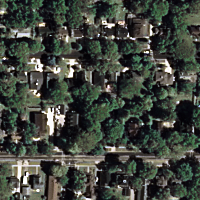
#> input picture img-mining-prj/Fixed Alpha/3/slice_19-26.png, 200 x 200 px, found by its file name
$ python SiftTest.py
#> lines starting #> are read from the running program, lines starting #| are printed output that depends on the picture
### sift/vlfeat.py
from PIL import Image
import os
from numpy import *
from pylab import *


def process_image(imagename, resultname, params="--edge-thresh 10 --peak-thresh 5"):
    """ process an image and save the results in a file"""
#> called with resultname = 'tmp.sift1', params = '--edge-thresh 10 --peak-thresh 5'

    if imagename[-3:] != 'pgm':
        # create a pgm file
        im = Image.open(imagename).convert('L')
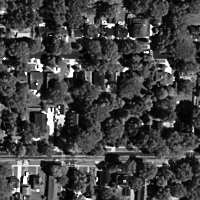
#> im: PIL image 200x200 L; min 1, max 255, mean 66.9
        im.save('tmp.pgm')
        imagename = 'tmp.pgm'

    cmmd = str("sift " + imagename + " --output=" + resultname +
               " " + params)
    os.system(cmmd)
    print 'processed', imagename, 'to', resultname


def read_features_from_file(filename):
    """ read feature properties and return in matrix form"""
#> (the run stopped early here; a loop or call above may not have finished)

$ run again, with img-mining-prj/Fixed Alpha/2/slice_4-1.png copied over img-mining-prj/Fixed Alpha/3/slice_19-26.png
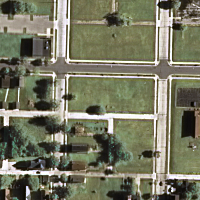
#> input picture img-mining-prj/Fixed Alpha/2/slice_4-1.png, 200 x 200 px, found by its file name
#> in process_image, `im = Image.open(imagename).convert('L')`:
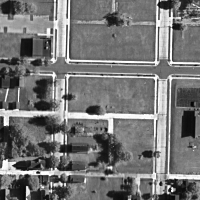
#> im: PIL image 200x200 L; min 6, max 255, mean 116.6

$ run again, with img-mining-prj/Fixed Alpha/3/slice_14-13.png copied over img-mining-prj/Fixed Alpha/3/slice_19-26.png
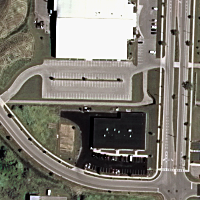
#> input picture img-mining-prj/Fixed Alpha/3/slice_14-13.png, 200 x 200 px, found by its file name
#> in process_image, `im = Image.open(imagename).convert('L')`:
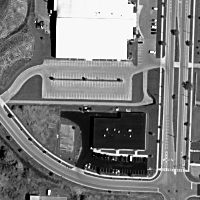
#> im: PIL image 200x200 L; min 0, max 255, mean 124.9

$ run again, with img-mining-prj/Fixed Alpha/3/slice_18-22.png copied over img-mining-prj/Fixed Alpha/3/slice_19-26.png
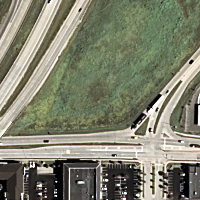
#> input picture img-mining-prj/Fixed Alpha/3/slice_18-22.png, 200 x 200 px, found by its file name
#> in process_image, `im = Image.open(imagename).convert('L')`:
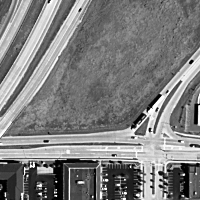
#> im: PIL image 200x200 L; min 0, max 255, mean 126.4
